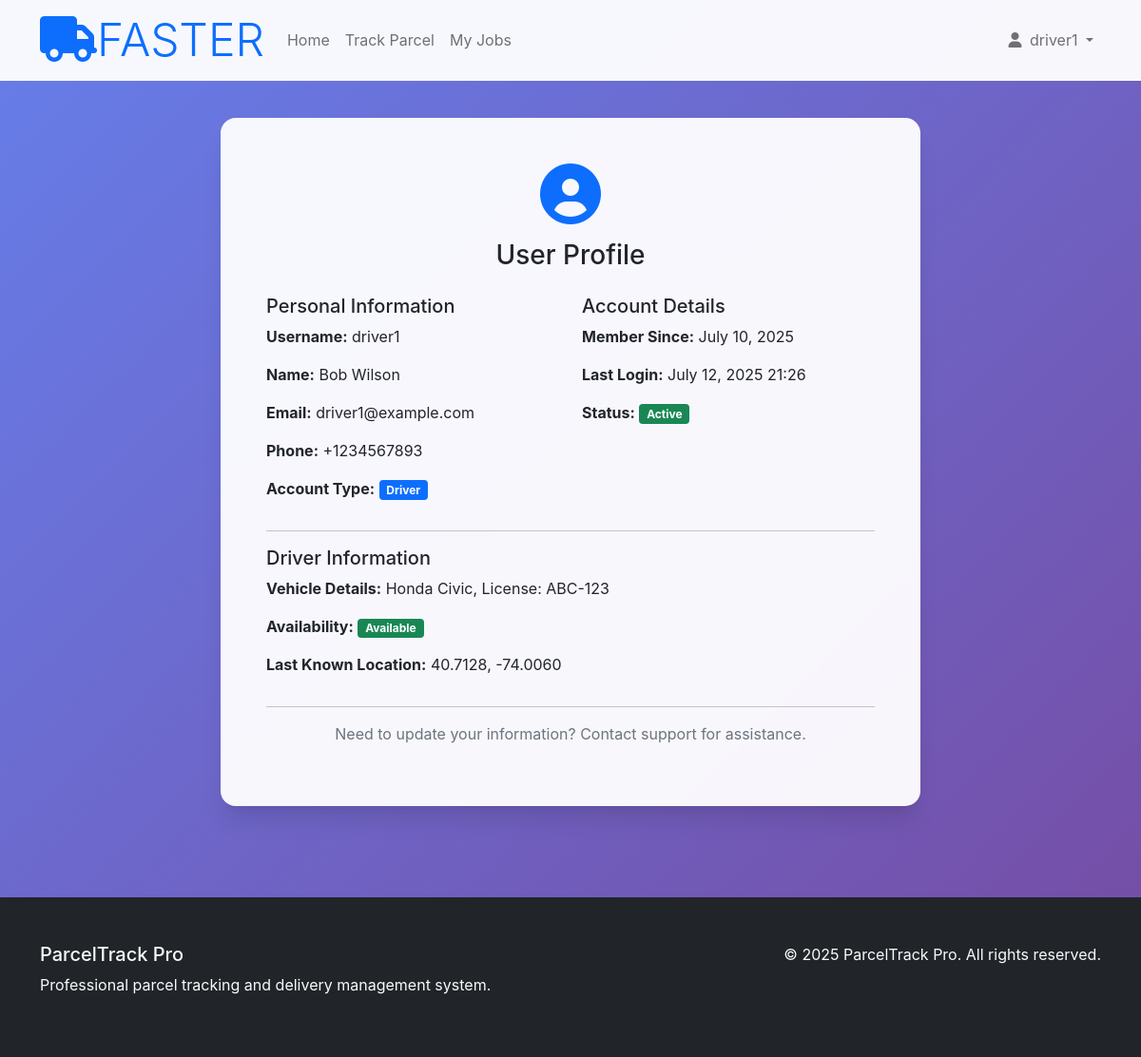
Screenshot of /api/profile/ (signed in) with the database file from the repository.
### tracking/models.py (models this page shows, shortened)
class User(AbstractUser):
    USER_TYPES = (
        ('customer', 'Customer'),
        ('controller', 'Controller'),
        ('driver', 'Driver'),
    )
    user_type = models.CharField(max_length=20, choices=USER_TYPES)
    phone_number = models.CharField(max_length=20, blank=True)
    address = models.TextField(blank=True)

class Driver(models.Model):
    user = models.OneToOneField(User, on_delete=models.CASCADE, primary_key=True)
    vehicle_details = models.TextField(blank=True)
    current_latitude = models.FloatField(null=True, blank=True)
    current_longitude = models.FloatField(null=True, blank=True)
    is_available = models.BooleanField(default=True)

### tracking/views.py (the view)
# urls.py: path('profile/', views.profile_page, name='profile'),
@login_required
def profile_page(request):
    return render(request, 'tracking/profile.html')

### tracking/templates/tracking/profile.html (shortened to what this page needs)
{% extends 'tracking/base.html' %}
{% block content %}
<section class="py-5">
    <div class="container">
        <div class="row justify-content-center">
            <div class="col-md-8">
                <div class="card">
                    <div class="card-body p-5">
                        <div class="text-center mb-4">
                            <i class="fas fa-user-circle fa-4x text-primary mb-3"></i>
                            <h3>User Profile</h3>
                        </div>
                        <div class="row">
                            <div class="col-md-6">
                                <h5>Personal Information</h5>
                                <p><strong>Username:</strong> {{ user.username }}</p>
                                <p><strong>Name:</strong> {{ user.first_name }} {{ user.last_name }}</p>
                                <p><strong>Email:</strong> {{ user.email }}</p>
                                <p><strong>Phone:</strong> {{ user.phone_number|default:"Not provided" }}</p>
                                <p><strong>Account Type:</strong>
                                    <span class="badge bg-primary">{{ user.user_type|title }}</span>
                                </p>
                            </div>
                            <div class="col-md-6">
                                <h5>Account Details</h5>
                                <p><strong>Member Since:</strong> {{ user.date_joined|date:"F d, Y" }}</p>
                                <p><strong>Last Login:</strong> {{ user.last_login|date:"F d, Y H:i"|default:"Never" }}</p>
                                <p><strong>Status:</strong>
                                    <span class="badge bg-success">Active</span>
                                </p>
                            </div>
                        </div>
                        {% if user.user_type == 'driver' %}
                        <hr>
                        <div class="row">
                            <div class="col-12">
                                <h5>Driver Information</h5>
                                {% if user.driver %}
                                    <p><strong>Vehicle Details:</strong> {{ user.driver.vehicle_details|default:"Not provided" }}</p>
                                    <p><strong>Availability:</strong>
                                        <span class="badge {{ user.driver.is_available|yesno:'bg-success,bg-secondary' }}">
                                            {{ user.driver.is_available|yesno:"Available,Busy" }}
                                        </span>
                                    </p>
                                    {% if user.driver.current_latitude and user.driver.current_longitude %}
                                    <p><strong>Last Known Location:</strong>
                                        {{ user.driver.current_latitude|floatformat:4 }}, {{ user.driver.current_longitude|floatformat:4 }}
                                    </p>
                                    {% endif %}
                                {% else %}
                                    <p class="text-muted">Driver profile not found.</p>
                                {% endif %}
                            </div>
                        </div>
                        {% endif %}
                        <hr>
                        <div class="text-center">
                            <p class="text-muted">
                                Need to update your information? Contact support for assistance.
                            </p>
                        </div>
                    </div>
                </div>
            </div>
        </div>
    </div>
</section>
{% endblock %}

### tracking/templates/tracking/base.html (shortened to what this page needs)
<!DOCTYPE html>
<html lang="en">
<head>
    <link href="https://cdn.jsdelivr.net/npm/bootstrap@5.1.3/dist/css/bootstrap.min.css" rel="stylesheet">
    <link href="https://cdnjs.cloudflare.com/ajax/libs/font-awesome/6.0.0/css/all.min.css" rel="stylesheet">
    <link rel="stylesheet" href="https://unpkg.com/leaflet/dist/leaflet.css" />
</head>
<body>
    <nav class="navbar navbar-expand-lg navbar-light fixed-top">
        <div class="container">
            <a href="/" class="navbar-brand ml-lg-3">
                <h1 class="m-0 display-5 text-uppercase text-primary"><i class="fa fa-truck mr-2"></i>Faster</h1>
            </a>
            <div class="collapse navbar-collapse" id="navbarNav">
                <ul class="navbar-nav me-auto">
                    <li class="nav-item">
                        <a class="nav-link" href="{% url 'home' %}">Home</a>
                    </li>
                    <li class="nav-item">
                        <a class="nav-link" href="{% url 'track_parcel' %}">Track Parcel</a>
                    </li>
                    {% if user.is_authenticated %}
                        {% if user.user_type == 'customer' %}
                            <li class="nav-item">
                                <a class="nav-link" href="{% url 'book_parcel_page' %}">Book Parcel</a>
                            </li>
                            <li class="nav-item">
                                <a class="nav-link" href="{% url 'my_parcels' %}">My Parcels</a>
                            </li>
                        {% elif user.user_type == 'controller' %}
                            <li class="nav-item">
                                <a class="nav-link" href="{% url 'admin_dashboard' %}">Dashboard</a>
                            </li>
                        {% elif user.user_type == 'driver' %}
                            <li class="nav-item">
                                <a class="nav-link" href="{% url 'driver_dashboard' %}">My Jobs</a>
                            </li>
                        {% endif %}
                    {% endif %}
                </ul>
                <ul class="navbar-nav">
                    {% if user.is_authenticated %}
                        <li class="nav-item dropdown">
                            <a class="nav-link dropdown-toggle" href="#" id="navbarDropdown" role="button" data-bs-toggle="dropdown">
                                <i class="fas fa-user me-1"></i>
                                {{ user.username }}
                            </a>
                        </li>
                    {% endif %}
                </ul>
            </div>
        </div>
    </nav>
    <main style="margin-top: 76px;">
        {% block content %}{% endblock %}
    </main>
    <footer class="bg-dark text-light py-5 mt-5">
        <div class="container">
            <div class="row">
                <div class="col-md-6">
                    <h5>ParcelTrack Pro</h5>
                    <p>Professional parcel tracking and delivery management system.</p>
                </div>
                <div class="col-md-6 text-md-end">
                    <p>&copy; 2025 ParcelTrack Pro. All rights reserved.</p>
                </div>
            </div>
        </div>
    </footer>
    {% load static %}
</body>
</html>

### tracking/templates/tracking/base.html (style rules this page uses)
:root { --primary-color: #2563eb; --secondary-color: #64748b; --success-color: #10b981; --warning-color: #f59e0b; --danger-color: #ef4444; }
body { font-family: 'Inter', -apple-system, BlinkMacSystemFont, sans-serif; background: linear-gradient(135deg, #667eea 0%, #764ba2 100%); min-height: 100vh; }
.navbar { background: rgba(255, 255, 255, 0.95); backdrop-filter: blur(10px); border-bottom: 1px solid rgba(255, 255, 255, 0.2); }
.navbar-brand { font-weight: 700; color: var(--primary-color) !important; }
.card { border: none; border-radius: 16px; box-shadow: 0 20px 25px -5px rgba(0, 0, 0, 0.1), 0 10px 10px -5px rgba(0, 0, 0, 0.04); backdrop-filter: blur(10px); background: rgba(255, 255, 255, 0.95); }

### rows the page displays
User: username "driver1", first_name "Bob", last_name "Wilson", email "driver1@example.com", phone_number "+1234567893", user_type "Driver", date_joined "July 10, 2025", last_login "July 12, 2025 21:26", driver.vehicle_details "Honda Civic, License: ABC-123", driver.is_available "Available", driver.current_latitude "40.7128", driver.current_longitude "-74.0060"
